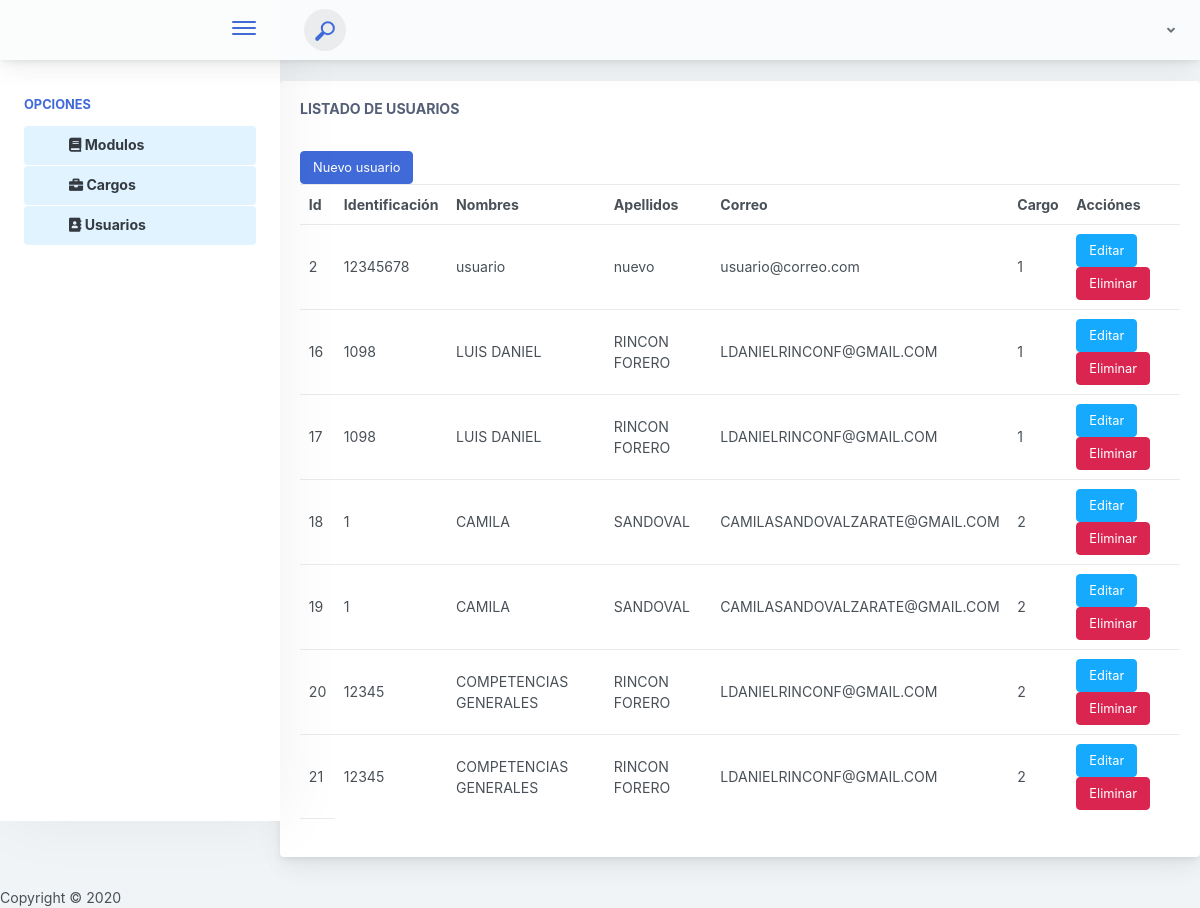
/templates/dashboard.php?p=usuario, run on an earlier commit of the app's database.
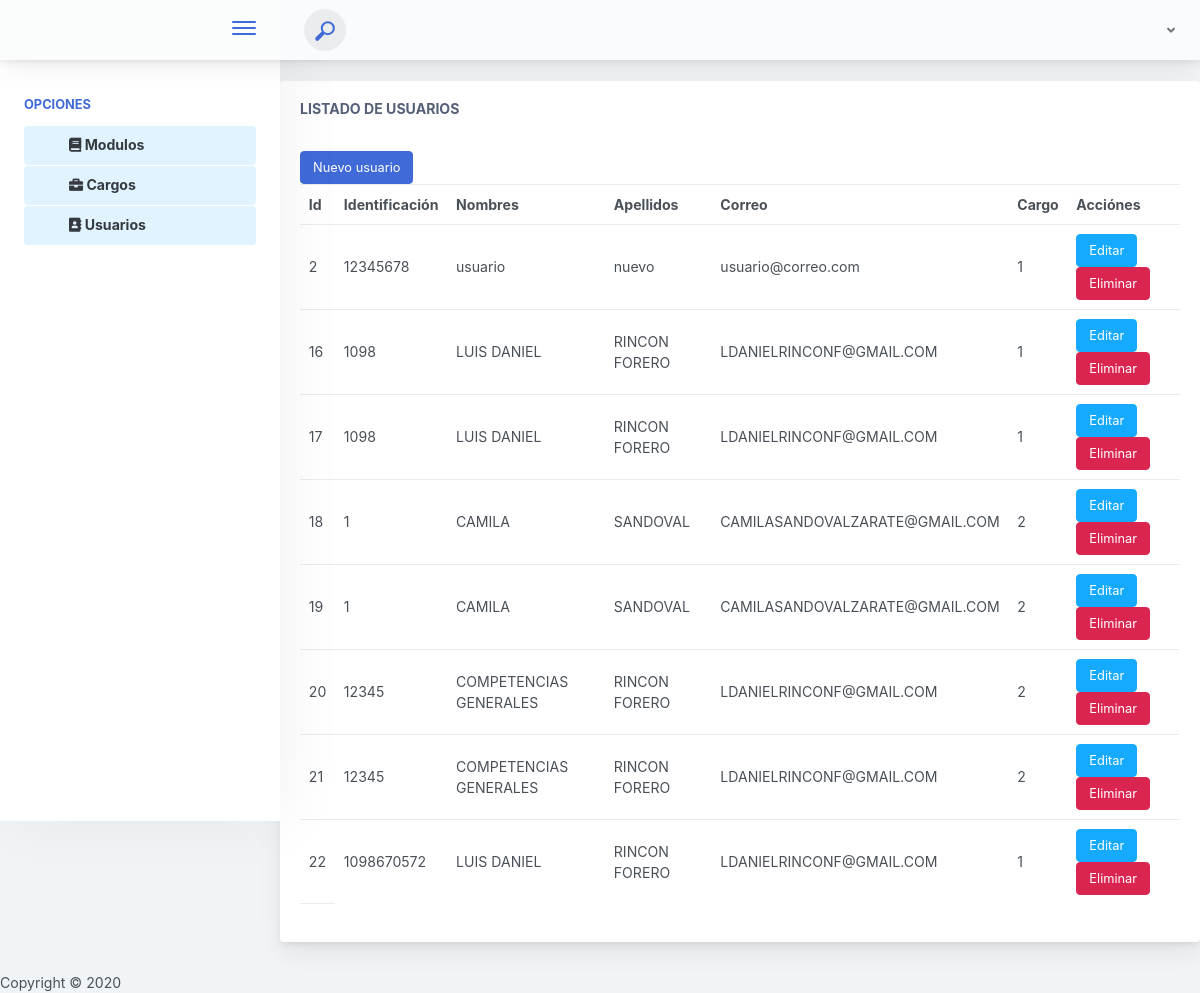
And on a later commit of the database.
### tables this page shows
CREATE TABLE `usuarios` (
  `id` int(11) NOT NULL,
  `identificacion` int(11) DEFAULT NULL,
  `nombres` text,
  `apellidos` text,
  `correo` varchar(200) DEFAULT NULL,
  `idCargo` int(11) DEFAULT NULL,
  `crea` varchar(200) DEFAULT NULL,
  `modifica` varchar(200) DEFAULT NULL,
  `creaFecha` timestamp NULL DEFAULT CURRENT_TIMESTAMP,
  `modificaFecha` timestamp NULL DEFAULT CURRENT_TIMESTAMP ON UPDATE CURRENT_TIMESTAMP,
  `clave` varchar(200) DEFAULT NULL
);

### templates/usuario.php (the view, shortened to what this page needs)
<?php
    require('../modulos/cnx.php');?>
<div class="main-card mb-3 card" id="cuerpo">
      <div class="card-body"><h5 class="card-title">Listado de usuarios</h5>
            <br>
            <button type="button" class="btn btn-primary" data-toggle="modal" data-target="#exampleModal" data-whatever="@mdo">Nuevo usuario</button>
            <table class="mb-0 table" id="tablausuarios">
               <head>
               <tr>
                  <th>Id</th>
                  <th>Identificación</th>
                  <th>Nombres</th>
                  <th>Apellidos</th>
                  <th>Correo</th>
                  <th>Cargo</th>
                  <th>Acciónes</th>
               </tr>
               </head>
               <body>
               <?php
               $usuario = "SELECT `id`, `identificacion`, `nombres`, `apellidos`, `correo`, `idCargo` FROM `usuarios`" ;
               $resultado = mysqli_query($conexion,$usuario);
                while ($row = mysqli_fetch_assoc( $resultado))  {?>
                  <tr id ="<?php echo $row['identificacion'] ?>">
                  <td><?php echo $row['id'] ?></td>
                  <td><?php echo $row['identificacion'] ?></td>
                  <td><?php echo $row['nombres'] ?></td>
                  <td><?php echo $row['apellidos'] ?></td>
                  <td><?php echo $row['correo'] ?></td>
                  <td><?php echo $row['idCargo'] ?></td>
                  <td> <button  class="btn btn-info"   data-toggle="modal" data-target="#modaleditar" onclick="subireditar(<?php echo $row['identificacion'] ?>)"> Editar </button>
                  <button   class="btn btn-danger"  onclick="Eliminaruser(<?php echo $row['identificacion'];?>)">Eliminar </button>
                  </td>
                  </tr>
               <?php }?>
                  <td class="nuevos"></td>
               </body>
            </table>
      </div>
</div>

What changed in the data, as far as the page shows it:
added usuarios: id "22", identificacion "1098670572", nombres "LUIS DANIEL", apellidos "RINCON FORERO", correo "LDANIELRINCONF@GMAIL.COM", idCargo "1"
